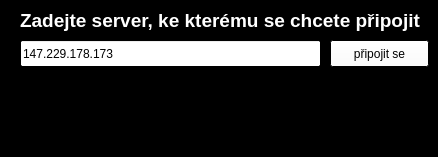
<?xml version="1.0" encoding="UTF-8"?>
<ui version="4.0">
 <class>server_connection_window</class>
 <widget class="QMainWindow" name="server_connection_window">
  <property name="geometry">
   <rect>
    <x>0</x>
    <y>0</y>
    <width>438</width>
    <height>157</height>
   </rect>
  </property>
  <property name="palette">
   <palette>
    <active>
     <colorrole role="WindowText">
      <brush brushstyle="SolidPattern">
       <color alpha="255">
        <red>255</red>
        <green>255</green>
        <blue>255</blue>
       </color>
      </brush>
     </colorrole>
     <colorrole role="Button">
      <brush brushstyle="SolidPattern">
       <color alpha="255">
        <red>255</red>
        <green>255</green>
        <blue>255</blue>
       </color>
      </brush>
     </colorrole>
     <colorrole role="Midlight">
      <brush brushstyle="SolidPattern">
       <color alpha="255">
        <red>0</red>
        <green>0</green>
        <blue>0</blue>
       </color>
      </brush>
     </colorrole>
     <colorrole role="Base">
      <brush brushstyle="SolidPattern">
       <color alpha="255">
        <red>255</red>
        <green>255</green>
        <blue>255</blue>
       </color>
      </brush>
     </colorrole>
     <colorrole role="Window">
      <brush brushstyle="SolidPattern">
       <color alpha="255">
        <red>0</red>
        <green>0</green>
        <blue>0</blue>
       </color>
      </brush>
     </colorrole>
     <colorrole role="Shadow">
      <brush brushstyle="SolidPattern">
       <color alpha="255">
        <red>0</red>
        <green>0</green>
        <blue>0</blue>
       </color>
      </brush>
     </colorrole>
     <colorrole role="AlternateBase">
      <brush brushstyle="SolidPattern">
       <color alpha="255">
        <red>0</red>
        <green>0</green>
        <blue>0</blue>
       </color>
      </brush>
     </colorrole>
    </active>
    <inactive>
     <colorrole role="WindowText">
      <brush brushstyle="SolidPattern">
       <color alpha="255">
        <red>255</red>
        <green>255</green>
        <blue>255</blue>
       </color>
      </brush>
     </colorrole>
     <colorrole role="Button">
      <brush brushstyle="SolidPattern">
       <color alpha="255">
        <red>255</red>
        <green>255</green>
        <blue>255</blue>
       </color>
      </brush>
     </colorrole>
     <colorrole role="Midlight">
      <brush brushstyle="SolidPattern">
       <color alpha="255">
        <red>0</red>
        <green>0</green>
        <blue>0</blue>
       </color>
      </brush>
     </colorrole>
     <colorrole role="Base">
      <brush brushstyle="SolidPattern">
       <color alpha="255">
        <red>255</red>
        <green>255</green>
        <blue>255</blue>
       </color>
      </brush>
     </colorrole>
     <colorrole role="Window">
      <brush brushstyle="SolidPattern">
       <color alpha="255">
        <red>0</red>
        <green>0</green>
        <blue>0</blue>
       </color>
      </brush>
     </colorrole>
     <colorrole role="Shadow">
      <brush brushstyle="SolidPattern">
       <color alpha="255">
        <red>0</red>
        <green>0</green>
        <blue>0</blue>
       </color>
      </brush>
     </colorrole>
     <colorrole role="AlternateBase">
      <brush brushstyle="SolidPattern">
       <color alpha="255">
        <red>0</red>
        <green>0</green>
        <blue>0</blue>
       </color>
      </brush>
     </colorrole>
    </inactive>
    <disabled>
     <colorrole role="WindowText">
      <brush brushstyle="SolidPattern">
       <color alpha="255">
        <red>159</red>
        <green>158</green>
        <blue>158</blue>
       </color>
      </brush>
     </colorrole>
     <colorrole role="Button">
      <brush brushstyle="SolidPattern">
       <color alpha="255">
        <red>255</red>
        <green>255</green>
        <blue>255</blue>
       </color>
      </brush>
     </colorrole>
     <colorrole role="Midlight">
      <brush brushstyle="SolidPattern">
       <color alpha="255">
        <red>0</red>
        <green>0</green>
        <blue>0</blue>
       </color>
      </brush>
     </colorrole>
     <colorrole role="Base">
      <brush brushstyle="SolidPattern">
       <color alpha="255">
        <red>0</red>
        <green>0</green>
        <blue>0</blue>
       </color>
      </brush>
     </colorrole>
     <colorrole role="Window">
      <brush brushstyle="SolidPattern">
       <color alpha="255">
        <red>0</red>
        <green>0</green>
        <blue>0</blue>
       </color>
      </brush>
     </colorrole>
     <colorrole role="Shadow">
      <brush brushstyle="SolidPattern">
       <color alpha="255">
        <red>0</red>
        <green>0</green>
        <blue>0</blue>
       </color>
      </brush>
     </colorrole>
     <colorrole role="AlternateBase">
      <brush brushstyle="SolidPattern">
       <color alpha="255">
        <red>0</red>
        <green>0</green>
        <blue>0</blue>
       </color>
      </brush>
     </colorrole>
    </disabled>
   </palette>
  </property>
  <property name="windowTitle">
   <string>Bludiště 2014 - připojení k serveru</string>
  </property>
  <widget class="QWidget" name="centralwidget">
   <widget class="QLabel" name="label">
    <property name="geometry">
     <rect>
      <x>20</x>
      <y>10</y>
      <width>421</width>
      <height>21</height>
     </rect>
    </property>
    <property name="font">
     <font>
      <pointsize>14</pointsize>
      <weight>75</weight>
      <bold>true</bold>
     </font>
    </property>
    <property name="text">
     <string>Zadejte server, ke kterému se chcete připojit</string>
    </property>
   </widget>
   <widget class="QLineEdit" name="server_name_edit">
    <property name="geometry">
     <rect>
      <x>20</x>
      <y>40</y>
      <width>301</width>
      <height>27</height>
     </rect>
    </property>
    <property name="text">
     <string>147.229.178.173</string>
    </property>
   </widget>
   <widget class="QPushButton" name="server_connect_button">
    <property name="geometry">
     <rect>
      <x>330</x>
      <y>40</y>
      <width>99</width>
      <height>27</height>
     </rect>
    </property>
    <property name="text">
     <string>připojit se</string>
    </property>
   </widget>
   <widget class="QLabel" name="when_error_label">
    <property name="geometry">
     <rect>
      <x>20</x>
      <y>80</y>
      <width>401</width>
      <height>17</height>
     </rect>
    </property>
    <property name="font">
     <font>
      <pointsize>12</pointsize>
      <weight>75</weight>
      <bold>true</bold>
     </font>
    </property>
    <property name="styleSheet">
     <string notr="true">color:red</string>
    </property>
    <property name="text">
     <string/>
    </property>
   </widget>
  </widget>
  <widget class="QMenuBar" name="menubar">
   <property name="geometry">
    <rect>
     <x>0</x>
     <y>0</y>
     <width>438</width>
     <height>25</height>
    </rect>
   </property>
  </widget>
 </widget>
 <resources/>
 <connections/>
</ui>
